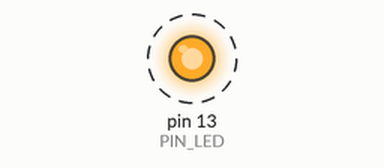
Bench run of a sketch on a simulated Arduino Uno, built with avr-gcc and run on an emulated ATmega328P. Shown: output pins drawn as LEDs (lit = HIGH). Dashed ring = blinking.

Above: at 0.5 s.
Timing chart, 0 to 4.6 s (numbered marks = the images above):
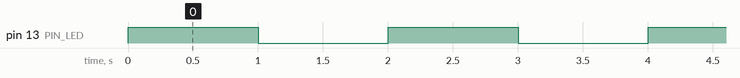

Measured:
- by itself, pin 13 (PIN_LED): alternates HIGH for 1.0 s and LOW for 1.0 s

The sketch:

hello_led_v1.ino
```cpp
// Die globale Variable enthält die Pin-Nummer, an der die LED angeschlossen wird.
// Globale Konstanten werden i.d.R. groß geschrieben.
constexpr byte PIN_LED = 13;

// Die SETUP-Funktion wird einmalig beim Start des Mikrocontrollers ausgeführt
void setup() {

    // definiert den Zweck eine PINs, Eingang (INPUT) oder Ausgang (OUTPUT)
    pinMode(PIN_LED, OUTPUT);
}

// Die LOOP-Funktion läuft als Endlosschleife auf dem Mikrocontroller
void loop() {

  // versetzt einen PIN in einen elektrischen Zustand, hier »Strom Ein«
  digitalWrite(PIN_LED, HIGH);
  // 1000 ms Verzögerung/Pause;
  delay(1000);

  // »Strom Aus«
  digitalWrite(PIN_LED, LOW);
  // wieder Pause
  delay(1000);
}
```
